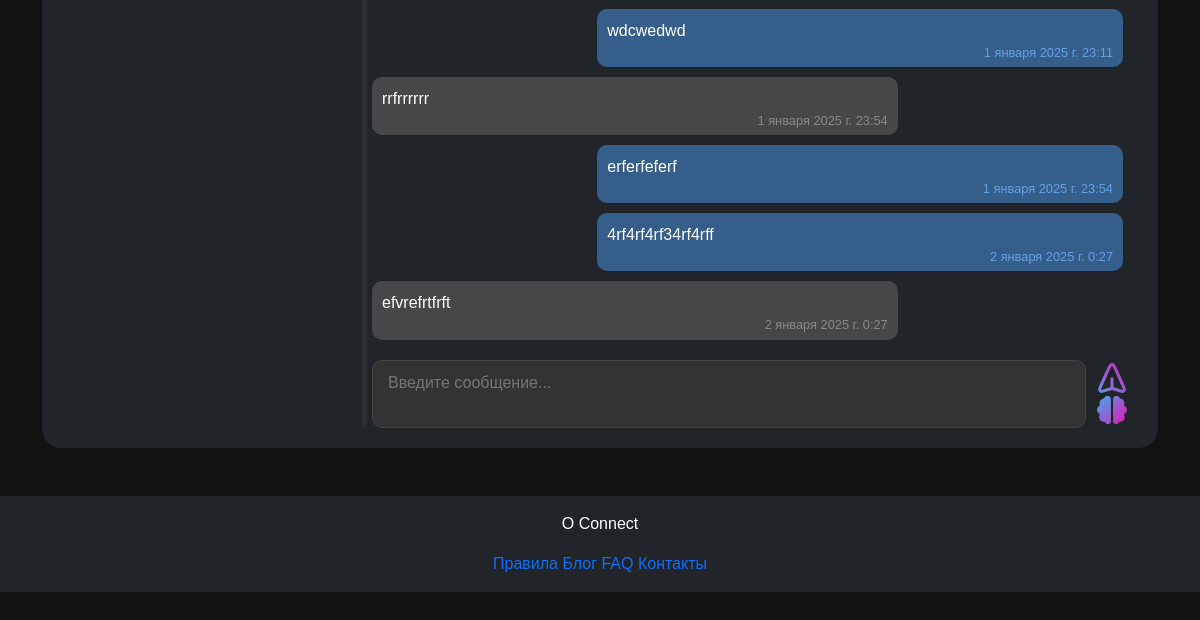
The page /chats/11 (signed in, lower part) on the database as committed earlier.
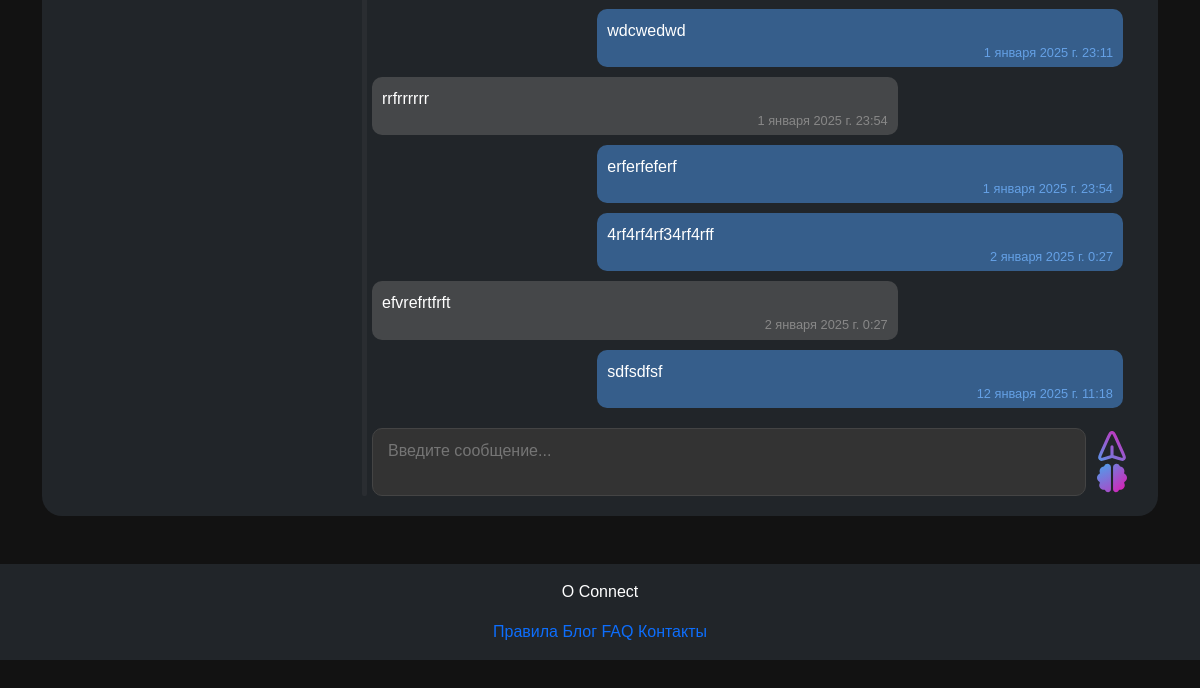
The same page on the database as committed later.
### chats/models.py (models this page shows, shortened)
class Message(models.Model):
    chat = models.ForeignKey(Chat, on_delete=models.CASCADE, related_name='messages')
    sender = models.ForeignKey(User, on_delete=models.CASCADE, related_name='sent_messages')
    content = models.TextField()
    timestamp = models.DateTimeField(auto_now_add=True)
    class Meta:
        verbose_name = 'Сообщение'
        verbose_name_plural = 'Сообщения'
        ordering = ['timestamp']

### chats/views.py (the view)
# urls.py: path('<int:chat_id>', views.chats, name='chats'),
@login_required
def chats(request, chat_id):
    chat = get_object_or_404(Chat, id=chat_id)
    messages = chat.messages.all()
    if request.method == 'POST':
        content = request.POST.get('message-content')
        if content:
            Message.objects.create(chat=chat, sender=request.user, content=content)
        return redirect('chats', chat_id=chat.id)
    if not chat.participants.filter(id=request.user.id).exists():
        return render(request, "404.html")
    chats_list = get_user_chats(request)
    data = {
        'user': request.user,
        'chats_list': chats_list,
        'chat': chat,
        'messages': messages
    }
    return render(request, 'chats/chats.html', data)

### chats/views.py (called while the page is built)
def get_user_chats(request):
    chats_list = Chat.objects.filter(participants=request.user)
    chats_list_filtered = []
    for chat in chats_list:
        other_participants = chat.participants.exclude(id=request.user.id)
        for user in other_participants:
            chats_list_filtered.append({'user': user, 'chat_id': chat.id})
    return chats_list_filtered

### users/models.py (called while the page is built)
    def get_avatar_url(self):
        if self.image and hasattr(self.image, 'url'):
            return self.image.url
        else:
            return os.path.join(settings.STATIC_URL, 'person/img/default.jpg')

### chats/templates/chats/chats.html (shortened to what this page needs)
{% extends 'main/layout.html' %}
{% load static %}
{% block link %}
    <link rel="stylesheet" href="{% static 'chats/css/chats.css' %}">
{% endblock %}
{% block content %}
<section class="container-chats">
    <aside class="chat-list">
        <div class="chats">
        </div>
    </aside>
    <div class="resizer" id="dragMe"></div>
    <div class="chat-window">
        {% if chat %}
            <div class="messages" id="chat-messages">
                {% for message in messages %}
                    {% if message.sender.id == request.user.id %}
                        <div class="message message-sent">
                            <div class="message-text">{{ message.content }}</div>
                            <span class="message-sent-time">{{ message.timestamp }}</span>
                        </div>
                    {% else %}
                        <div class="message message-received">
                            <div class="message-text">{{ message.content }}</div>
                            <span class="message-received-time">{{ message.timestamp }}</span>
                        </div>
                    {% endif %}
                {% endfor %}
            </div>
            <form method="post">
                <div class="input-area">
                    <textarea class="text-message-field" name="message-content" placeholder="Введите сообщение..."></textarea>
                    <div class="input-area-buttons">
                        <button type="submit">
                            <img src="{% static 'chats/img/send.svg' %}" height="30px" width="30px">
                        </button>
                        <button type="button" id="aiHelpButton" data-chat-id="{{ chat.id }}">
                            <img src="{% static 'chats/img/ai.svg' %}" id="aiHelpIcon" height="30px" width="30px">
                        </button>
                    </div>
                </div>
            </form>
        {% else %}
            <p class="commentary-centered">Чат не выбран</p>
        {% endif %}
    </div>
</section>
{% endblock %}

Rows that differ between the two databases and show on the page:
added Message: content "sdfsdfsf", timestamp "12 января 2025 г. 11:18"
